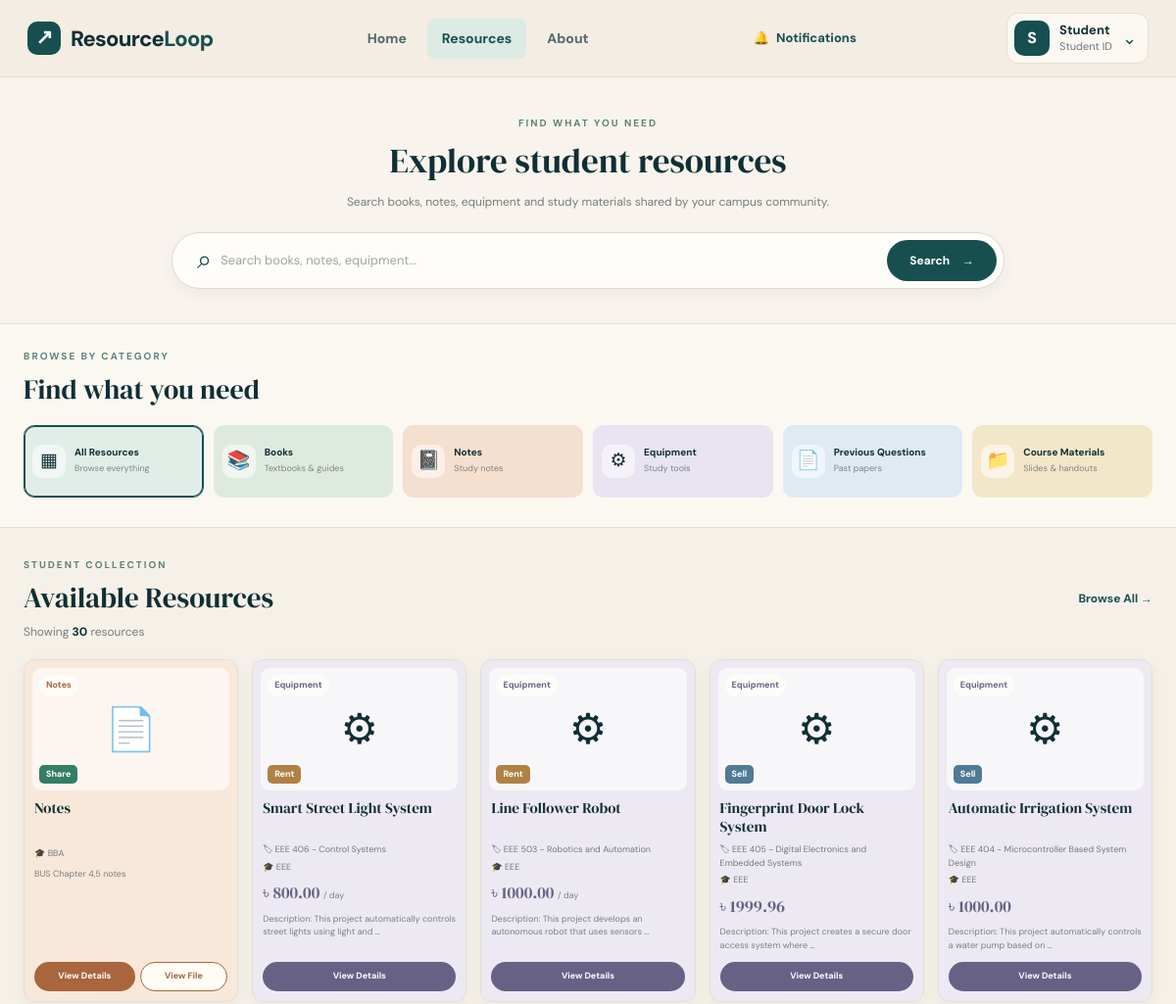
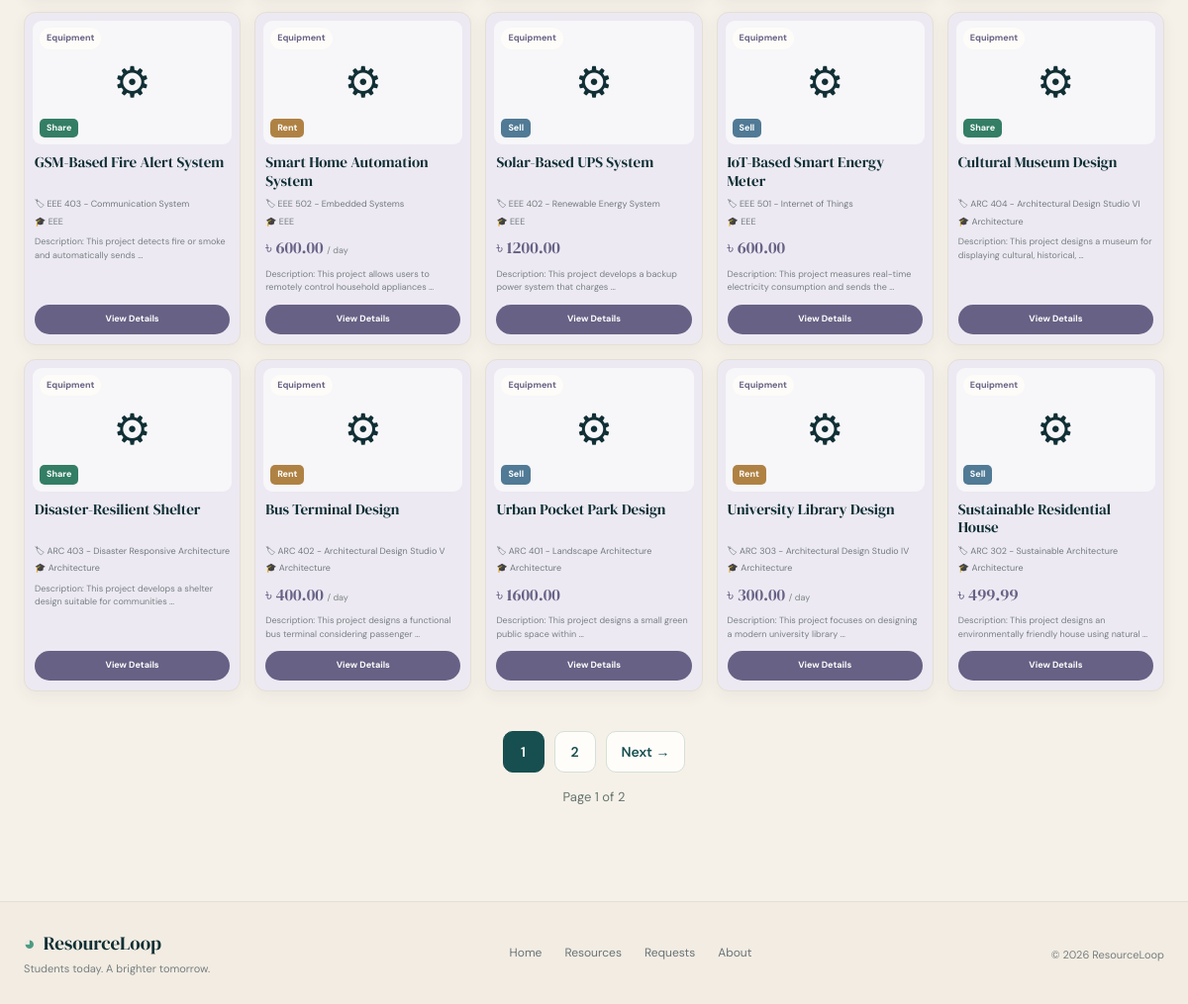
Page /resources/ on the committed database (2 pictures, top to bottom).
### resources/models.py (models this page shows, shortened)
class ResourceItem(models.Model):
    CATEGORY_CHOICES = [
        ('books', 'Books'),
        ('notes', 'Notes'),
        ('equipment', 'Equipment'),
        ('previous_questions', 'Previous Questions'),
        ('course_materials', 'Course Materials'),
    ]
    SHARE_TYPE_CHOICES = [
        ('share', 'Share'),
        ('rent', 'Rent'),
        ('sell', 'Sell'),
    ]
    student = models.ForeignKey(
        Student,
        on_delete=models.CASCADE,
        related_name="resource_items",
        null=True,
        blank=True
    )
    title = models.CharField(
        max_length=200
    )
    category = models.CharField(
        max_length=30,
        choices=CATEGORY_CHOICES
    )
    description = models.TextField(
        blank=True
    )
    author = models.CharField(
        max_length=150,
        blank=True
    )
    department = models.CharField(
        max_length=100,
        blank=True
    )
    course_code = models.CharField(
        max_length=50,
        blank=True
    )
    share_type = models.CharField(
        max_length=20,
        choices=SHARE_TYPE_CHOICES,
        default='share'
    )
    price = models.DecimalField(
        max_digits=30,
        decimal_places=2,
        null=True,
        blank=True
    )
    file = models.FileField(
        upload_to='resources/',
        blank=True,
        null=True
    )
    image = models.ImageField(
        upload_to='resource_images/',
        blank=True,
        null=True
    )
    created_at = models.DateTimeField(
        auto_now_add=True
    )

### resources/views.py (the view)
# urls.py: path('', include('resources.urls')),
def resources(request):
    items = ResourceItem.objects.all().order_by(
        "-created_at", "-id"
    )
    category = request.GET.get("category", "").strip()
    search = request.GET.get("search", "").strip()
    if category:
        items = items.filter(category=category)
    if search:
        items = items.filter(title__icontains=search)
    paginator = Paginator(items, 15)
    page_number = request.GET.get("page")
    page_obj = paginator.get_page(page_number)
    query_params = request.GET.copy()
    query_params.pop("page", None)
    pagination_query = query_params.urlencode()
    context = {
        "items": page_obj,
        "page_obj": page_obj,
        "selected_category": category,
        "search": search,
        "total_items": paginator.count,
        "pagination_query": pagination_query,
    }
    return render(request, "resources2.html", context)

### templates/resources2.html (shortened to what this page needs)
{% load static %}
<!DOCTYPE html>
<html lang="en">
<head>
    <link rel="stylesheet" href="{% static 'css/resources.css' %}">
    <link rel="stylesheet" href="{% static 'css/shared_theme.css' %}">
</head>
<body>
{% include 'includes/navbar.html' %}
<main>
    <section class="search-section">
        <div class="search-container">
            <div class="search-heading">
                <span>FIND WHAT YOU NEED</span>
                <h1>Explore student resources</h1>
                <p>
                    Search books, notes, equipment and study materials
                    shared by your campus community.
                </p>
            </div>
            <form method="GET"
                  action="{% url 'resources' %}"
                  class="search-box">
                <span class="search-icon" aria-hidden="true">⌕</span>
                <input
                    type="search"
                    name="search"
                    placeholder="Search books, notes, equipment..."
                    value="{{ search|default:'' }}"
                    aria-label="Search resources"
                >
                <button type="submit">
                    Search <span>→</span>
                </button>
            </form>
        </div>
    </section>
    <section class="category-section">
        <div class="section-container">
            <div class="category-title">
                <p class="section-label">BROWSE BY CATEGORY</p>
                <h2>Find what you need</h2>
            </div>
            <div class="resource-filter-nav">
                <a href="{% url 'resources' %}"
                   class="filter-link filter-all {% if not selected_category %}active-filter{% endif %}">
                    <span class="filter-icon">▦</span>
                    <span class="filter-text">
                        <strong>All Resources</strong>
                        <small>Browse everything</small>
                    </span>
                </a>
                <a href="{% url 'resources' %}?category=books"
                   class="filter-link filter-books {% if selected_category == 'books' %}active-filter{% endif %}">
                    <span class="filter-icon">📚</span>
                    <span class="filter-text">
                        <strong>Books</strong>
                        <small>Textbooks &amp; guides</small>
                    </span>
                </a>
                <a href="{% url 'resources' %}?category=notes"
                   class="filter-link filter-notes {% if selected_category == 'notes' %}active-filter{% endif %}">
                    <span class="filter-icon">📓</span>
                    <span class="filter-text">
                        <strong>Notes</strong>
                        <small>Study notes</small>
                    </span>
                </a>
                <a href="{% url 'resources' %}?category=equipment"
                   class="filter-link filter-equipment {% if selected_category == 'equipment' %}active-filter{% endif %}">
                    <span class="filter-icon">⚙</span>
                    <span class="filter-text">
                        <strong>Equipment</strong>
                        <small>Study tools</small>
                    </span>
                </a>
                <a href="{% url 'resources' %}?category=previous_questions"
                   class="filter-link filter-questions {% if selected_category == 'previous_questions' %}active-filter{% endif %}">
                    <span class="filter-icon">📄</span>
                    <span class="filter-text">
                        <strong>Previous Questions</strong>
                        <small>Past papers</small>
                    </span>
                </a>
                <a href="{% url 'resources' %}?category=course_materials"
                   class="filter-link filter-materials {% if selected_category == 'course_materials' %}active-filter{% endif %}">
                    <span class="filter-icon">📁</span>
                    <span class="filter-text">
                        <strong>Course Materials</strong>
                        <small>Slides &amp; handouts</small>
                    </span>
                </a>
            </div>
        </div>
    </section>
    <section class="resources-section">
        <div class="section-container">
            <div class="resource-top-bar">
                <div>
                    <p class="section-label">
                        STUDENT COLLECTION
                    </p>
                    <h2>Available Resources</h2>
                    <p class="showing-count">
                        Showing
                        <strong>{{ total_items }}</strong>
                        resources
                    </p>
                </div>
                <a href="{% url 'resources' %}" class="view-all-link">
                    Browse All →
                </a>
            </div>
            <div class="cards">
                {% for item in items %}
                    <article class="resource-card card-{{ item.category }}">
                        <div class="card-image-wrap">
                            {% if item.image %}
                                <img
                                    src="{{ item.image.url }}"
                                    alt="{{ item.title }}"
                                    loading="lazy"
                                >
                            {% else %}
                                <div class="default-image">
                                    {% if item.category == "books" %}
                                        📚
                                    {% elif item.category == "notes" %}
                                        📄
                                    {% elif item.category == "equipment" %}
                                        ⚙
                                    {% elif item.category == "previous_questions" %}
                                        📝
                                    {% else %}
                                        🎓
                                    {% endif %}
                                </div>
                            {% endif %}
                            <span class="category-badge">
                                {{ item.get_category_display }}
                            </span>
                            {% if item.share_type == "share" %}
                                <span class="type-badge share-badge">
                                    Share
                                </span>
                            {% elif item.share_type == "rent" %}
                                <span class="type-badge rent-badge">
                                    Rent
                                </span>
                            {% elif item.share_type == "sell" %}
                                <span class="type-badge sell-badge">
                                    Sell
                                </span>
                            {% endif %}
                        </div>
                        <div class="card-body">
                            <h3>{{ item.title }}</h3>
                            <div class="meta-line">
                                {% if item.course_code %}
                                    <p>🏷 {{ item.course_code }}</p>
                                {% endif %}
                            </div>
                            {% if item.department %}
                                <p class="department-text">
                                    🎓 {{ item.department }}
                                </p>
                            {% endif %}
                            {% if item.price %}
                                <p class="price">
                                    ৳ {{ item.price }}
                                    {% if item.share_type == "rent" %}
                                        <span>/ day</span>
                                    {% endif %}
                                </p>
                            {% endif %}
                            <p class="description">
                                {% if item.description %}
                                    {{ item.description|truncatewords:10 }}
                                {% else %}
                                    No description available.
                                {% endif %}
                            </p>
                            <div class="button-row">
                                <a href="{% url 'resource_detail' item.id %}"
                                   class="details-btn">
                                    View Details
                                </a>
                                {% if item.file %}
                                    <a href="{{ item.file.url }}"
                                       target="_blank"
                                       rel="noopener noreferrer"
                                       class="file-btn">
                                        View File
                                    </a>
                                {% endif %}
                            </div>
                        </div>
                    </article>
                {% endfor %}
            </div>
            {% if page_obj.has_other_pages %}
                <nav class="pagination"
                     aria-label="Resource pages">
                    {% for num in page_obj.paginator.page_range %}
                        {% if page_obj.number == num %}
                            <span class="page-btn active"
                                  aria-current="page">
                                {{ num }}
                            </span>
                        {% else %}
                            <a
                                href="?{% if pagination_query %}{{ pagination_query }}&amp;{% endif %}page={{ num }}"
                                class="page-btn"
                            >
                                {{ num }}
                            </a>
                        {% endif %}
                    {% endfor %}
                    {% if page_obj.has_next %}
                        <a
                            href="?{% if pagination_query %}{{ pagination_query }}&amp;{% endif %}page={{ page_obj.next_page_number }}"
                            class="page-btn"
                        >
                            Next →
                        </a>
                    {% endif %}
                </nav>
                <p class="pagination-info">
                    Page {{ page_obj.number }}
                    of {{ page_obj.paginator.num_pages }}
                </p>
            {% endif %}
        </div>
    </section>
</main>
<footer class="site-footer">
    <div class="footer-container">
        <div class="footer-brand">
            <h3>
                <span class="footer-logo-mark">◕</span>
                ResourceLoop
            </h3>
            <p>
                Students today. A brighter tomorrow.
            </p>
        </div>
        <div class="footer-links">
            <a href="{% url 'home' %}">Home</a>
            <a href="{% url 'resources' %}">Resources</a>
            <a href="{% url 'received_requests' %}">Requests</a>
            <a href="{% url 'about' %}">About</a>
        </div>
        <div class="footer-copy">
            © 2026 ResourceLoop
        </div>
    </div>
</footer>
</body>
</html>

### templates/includes/navbar.html (shortened to what this page needs)
{% load static %}
<header class="rl-header">
  <div class="rl-header-inner">
    <a class="rl-brand" href="{% url 'home' %}"><span class="rl-brand-symbol">↗</span><span>Resource<span class="rl-brand-highlight">Loop</span></span></a>
    <nav class="rl-nav" aria-label="Main navigation">
      <a href="{% url 'home' %}" class="{% if request.resolver_match.url_name == 'home' %}rl-current{% endif %}">Home</a>
      <a href="{% url 'resources' %}" class="{% if request.resolver_match.url_name == 'resources' or request.resolver_match.url_name == 'resource_detail' %}rl-current{% endif %}">Resources</a>
      <a href="{% url 'about' %}" class="{% if request.resolver_match.url_name == 'about' %}rl-current{% endif %}">About</a>
    </nav>
    <a href="{% url 'notifications' %}" class="rl-notification-link " aria-label="Notifications">
      <span aria-hidden="true">🔔</span> Notifications
    </a>
    <details class="rl-profile-menu">
      <summary class="rl-profile-trigger" aria-label="Open account menu">
        <span class="rl-avatar">{{ request.session.full_name|default:'S'|slice:':1'|upper }}</span>
        <span class="rl-user"><strong>{{ request.session.full_name|default:'Student' }}</strong><small>{{ request.session.registration_id|default:'Student ID' }}</small></span>
        <span class="rl-arrow" aria-hidden="true">⌄</span>
      </summary>
    </details>
  </div>
</header>

### rows in the picture
ResourceItem: category "Notes", share_type "Share", title "Notes", department "BBA", description "BUS Chapter 4,5 notes"
ResourceItem: category "Equipment", share_type "Rent", title "Smart Street Light System", course_code "EEE 406 - Control Systems", department "EEE", price "800.00", description "Description: This project automatically controls street lights using light and …"
ResourceItem: category "Equipment", share_type "Rent", title "Line Follower Robot", course_code "EEE 503 - Robotics and Automation", department "EEE", price "1000.00", description "Description: This project develops an autonomous robot that uses sensors …"
ResourceItem: category "Equipment", share_type "Sell", title "Fingerprint Door Lock System", course_code "EEE 405 - Digital Electronics and Embedded Systems", department "EEE", price "1999.96", description "Description: This project creates a secure door access system where …"
ResourceItem: category "Equipment", share_type "Sell", title "Automatic Irrigation System", course_code "EEE 404 - Microcontroller Based System Design", department "EEE", price "1000.00", description "Description: This project automatically controls a water pump based on …"
ResourceItem: category "Equipment", share_type "Share", title "GSM-Based Fire Alert System", course_code "EEE 403 - Communication System", department "EEE", description "Description: This project detects fire or smoke and automatically sends …"
ResourceItem: category "Equipment", share_type "Rent", title "Smart Home Automation System", course_code "EEE 502 - Embedded Systems", department "EEE", price "600.00", description "Description: This project allows users to remotely control household appliances …"
ResourceItem: category "Equipment", share_type "Sell", title "Solar-Based UPS System", course_code "EEE 402 - Renewable Energy System", department "EEE", price "1200.00", description "Description: This project develops a backup power system that charges …"
ResourceItem: category "Equipment", share_type "Sell", title "IoT-Based Smart Energy Meter", course_code "EEE 501 - Internet of Things", department "EEE", price "600.00", description "Description: This project measures real-time electricity consumption and sends the …"
ResourceItem: category "Equipment", share_type "Share", title "Cultural Museum Design", course_code "ARC 404 - Architectural Design Studio VI", department "Architecture", description "Description: This project designs a museum for displaying cultural, historical, …"
ResourceItem: category "Equipment", share_type "Share", title "Disaster-Resilient Shelter", course_code "ARC 403 - Disaster Responsive Architecture", department "Architecture", description "Description: This project develops a shelter design suitable for communities …"
ResourceItem: category "Equipment", share_type "Rent", title "Bus Terminal Design", course_code "ARC 402 - Architectural Design Studio V", department "Architecture", price "400.00", description "Description: This project designs a functional bus terminal considering passenger …"
ResourceItem: category "Equipment", share_type "Sell", title "Urban Pocket Park Design", course_code "ARC 401 - Landscape Architecture", department "Architecture", price "1600.00", description "Description: This project designs a small green public space within …"
ResourceItem: category "Equipment", share_type "Rent", title "University Library Design", course_code "ARC 303 - Architectural Design Studio IV", department "Architecture", price "300.00", description "Description: This project focuses on designing a modern university library …"
ResourceItem: category "Equipment", share_type "Sell", title "Sustainable Residential House", course_code "ARC 302 - Sustainable Architecture", department "Architecture", price "499.99", description "Description: This project designs an environmentally friendly house using natural …"

### other values in the picture
{{ request.session.full_name|default:'S'|slice:':1'|upper }} "S"
{{ request.session.full_name|default:'Student' }} "Student"
{{ request.session.registration_id|default:'Student ID' }} "Student ID"
{{ total_items }} "30"
{{ num }} "1"
{{ num }} "2"
{{ page_obj.number }} "1"
{{ page_obj.paginator.num_pages }} "2"
